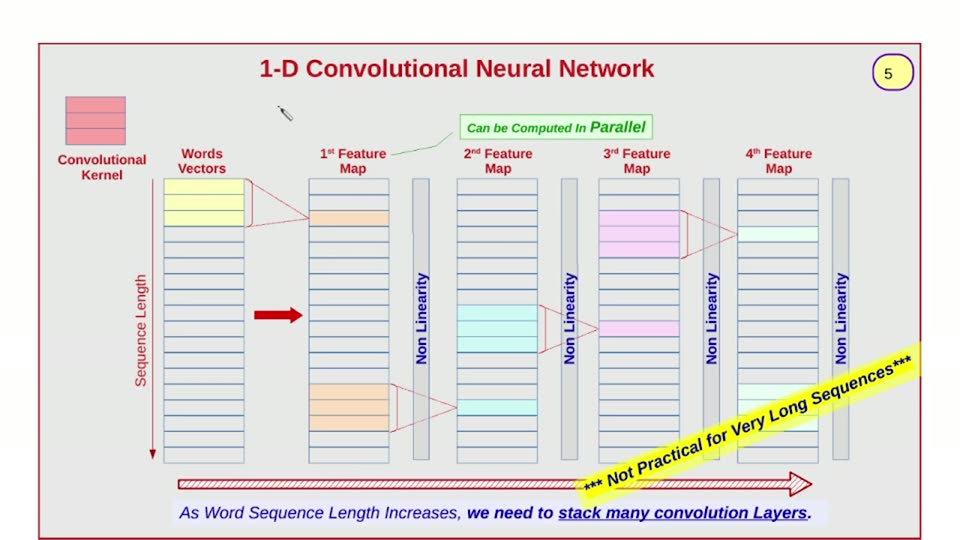
#> input picture videos/deep-learning/001_transformers_part1/unique_slides/slide_005.jpg, 960 x 540 px, found by its file name
$ python m10_edges.py
#> lines starting #> are read from the running program, lines starting #| are printed output that depends on the picture; after the words box and inside, x2 and y2 are one past the last pixel; in counts of white or black regions, pixels touching at a corner belong together; pictures that were not available may be replaced by others from this repository, and a replacement may not be noted
# m10 (slide005): directed edge scans for the two orange bands using the alpha-fit
# tint map (windowed fraction), plus my frame's own yellow-band mask vs 017's rects.
from PIL import Image
import numpy as np

myI = Image.open('/home/ahmed/Projects/ai_llm_slides/videos/deep-learning/002_transformers_part2/unique_slides/slide_005.jpg').convert('RGB')
#> myI is the input picture: PIL image 960x540 RGB; mean R, G, B 227.2, 225, 222.2
wI = Image.open('/home/ahmed/Projects/ai_llm_slides/videos/deep-learning/002_transformers_part2/scratch/slide005/warped_001_018.png')
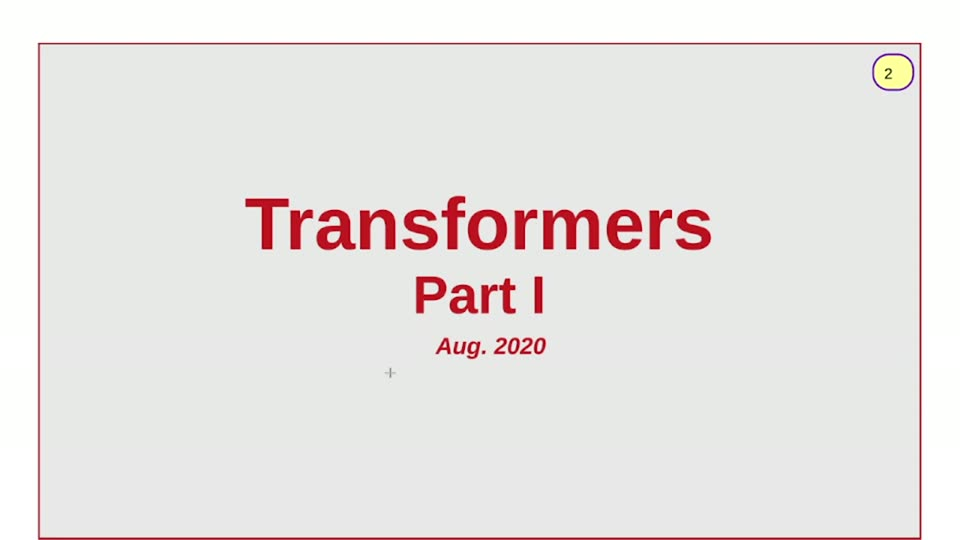
#> input picture videos/deep-learning/001_transformers_part1/unique_slides/slide_002.jpg, 960 x 540 px, given in place of warped_001_018.png, which was not available
#> wI is the input picture: PIL image 960x540 RGB; mean R, G, B 232.8, 228.9, 227.2
my = np.asarray(myI).astype(np.float32)
w = np.asarray(wI).astype(np.float32)

ORANGE = np.array([237, 125, 49], np.float32)
d = ORANGE - w
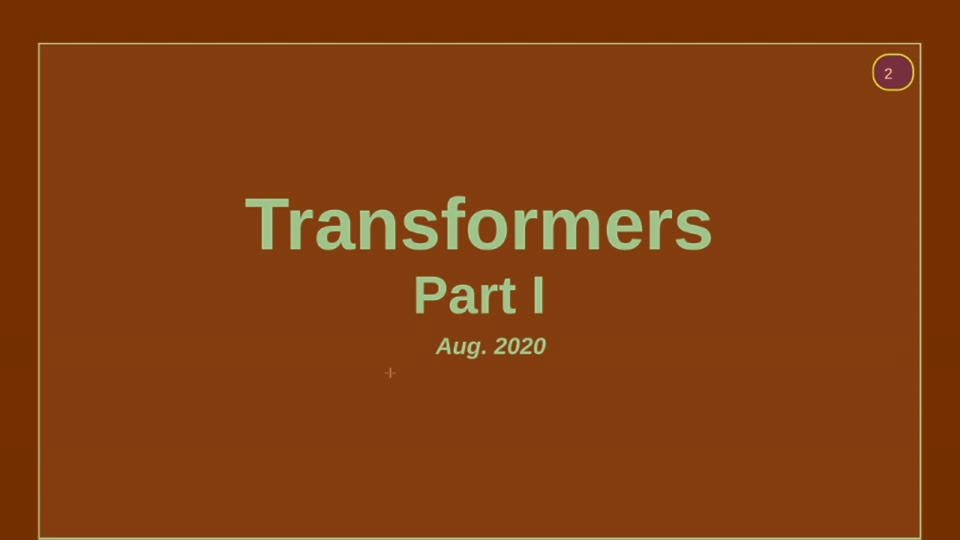
#> d: shape (540, 960, 3) float32; mean R, G, B 4.2, -104, -178.3; drawn with min black and max white
den = (d * d).sum(axis=2) + 1e-6
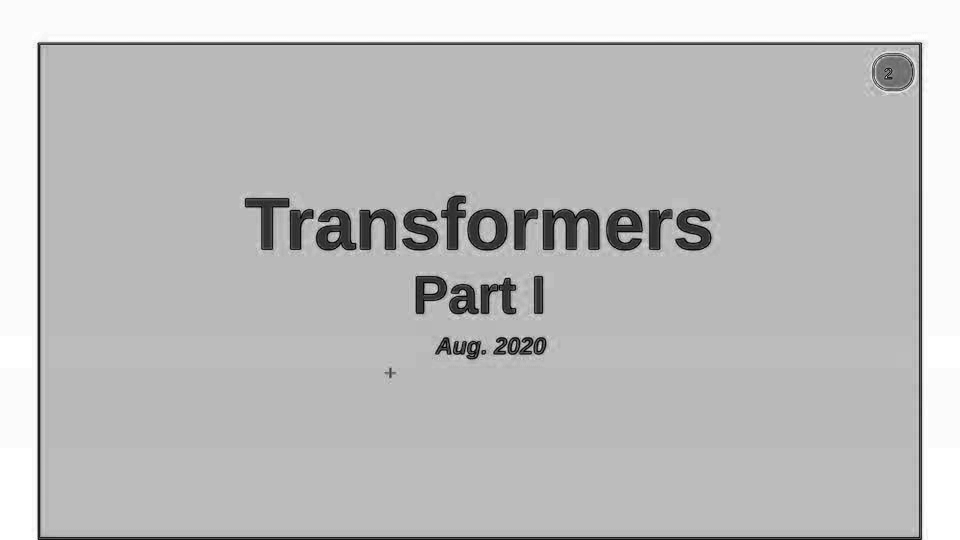
#> den: shape (540, 960) float32; min 3533, max 59660, mean 45364.1; drawn with min black and max white
a = np.clip(((my - w) * d).sum(axis=2) / den, 0, 1)
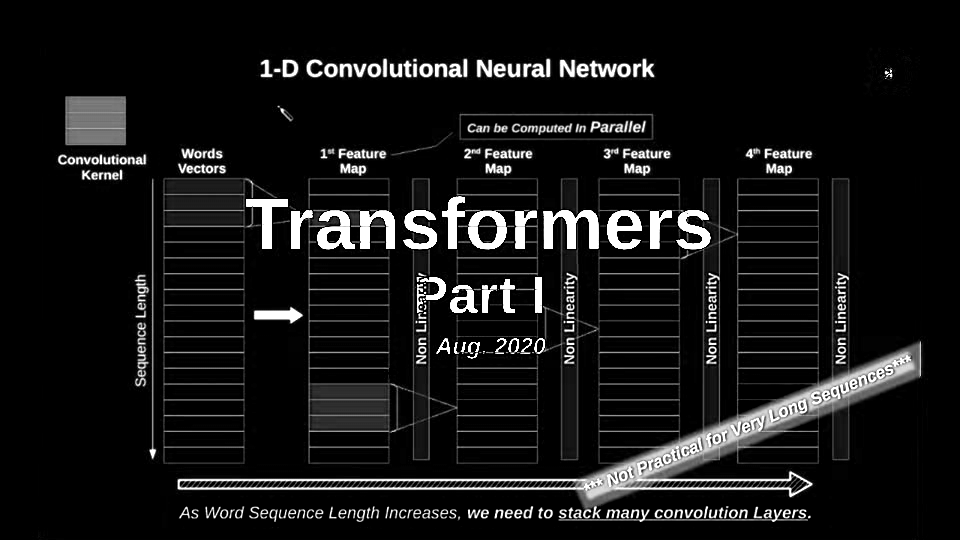
#> a: shape (540, 960) float32; min 0, max 1, mean 0.0839
res = np.abs(w + a[..., None] * d - my).max(axis=2)
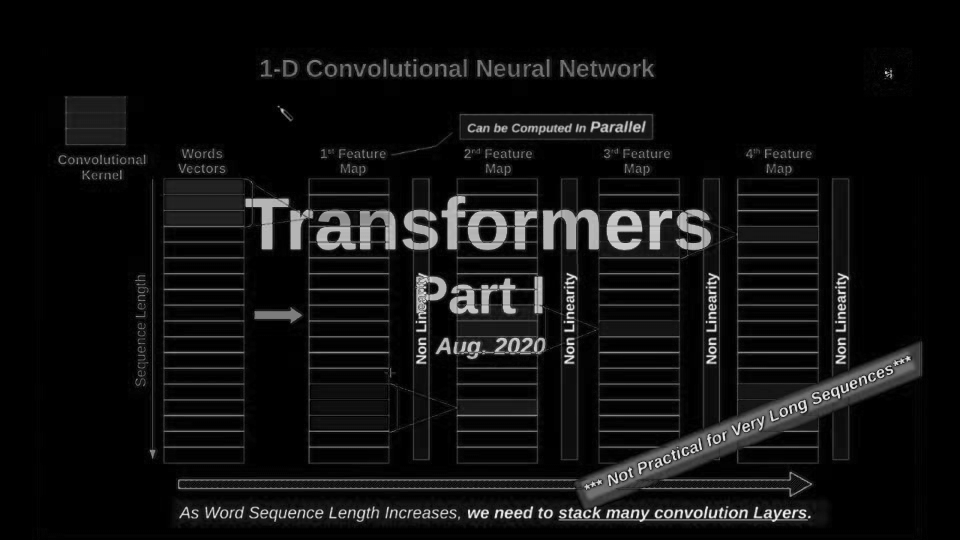
#> res: shape (540, 960) float32; min 0, max 237, mean 16.4
tint = (res < 26) & (a > 0.42) & (a < 0.88)
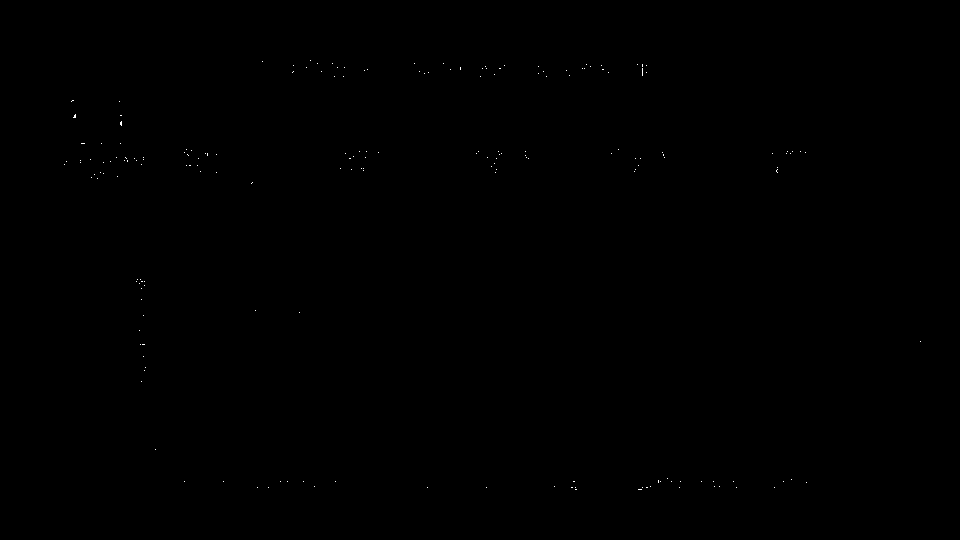
#> tint: shape (540, 960) bool; 0.05% white in thin lines or dots, all inside (x1, y1, x2, y2) = (64, 60, 921, 490)

def to_build_x(fx): return (fx - 18.0787) / 0.961084
def to_build_y(fy): return (fy - 0.4700) / 0.957187
def to_frame_x(bx): return 18.0787 + 0.961084 * bx
def to_frame_y(by): return 0.4700 + 0.957187 * by

def frac(fx, fy, rad=3):
    x0, x1 = int(fx - rad), int(fx + rad + 1)
    y0, y1 = int(fy - rad), int(fy + rad + 1)
    return tint[y0:y1, x0:x1].mean()

def scan_axis(fixed, lo, hi, axis, name, thresh=0.5):
    """find first/last position where tint fraction > thresh"""
    hits = []
    for t in range(lo, hi):
        fx, fy = (t, fixed) if axis == 'x' else (fixed, t)
        if frac(fx, fy) > thresh:
            hits.append(t)
    if not hits:
        print(f'  {name}: NO tint above {thresh}')
        return
    print(f'  {name}: tint frames {hits[0]}..{hits[-1]}  build {to_build_x(hits[0]) if axis=="x" else to_build_y(hits[0]):.1f}..{to_build_x(hits[-1]) if axis=="x" else to_build_y(hits[-1]):.1f}')

print('== band b edges ==')
for by in (365, 380, 395):
    scan_axis(int(to_frame_y(by)), 500, 620, 'x', f'b_left  y={by}')
for bx in (600, 650, 700):
    scan_axis(int(to_frame_x(bx)), 310, 370, 'y', f'b_top   x={bx}')
    scan_axis(int(to_frame_x(bx)), 390, 430, 'y', f'b_bot   x={bx}')
for by in (365, 385):
    scan_axis(int(to_frame_y(by)), 700, 760, 'x', f'b_right y={by}')

print('== band c edges ==')
for by in (285, 300):
    scan_axis(int(to_frame_y(by)), 840, 910, 'x', f'c_right y={by}')
    scan_axis(int(to_frame_y(by)), 720, 770, 'x', f'c_left  y={by}')
for bx in (770, 800, 830, 860):
    scan_axis(int(to_frame_x(bx)), 240, 290, 'y', f'c_top   x={bx}')
    scan_axis(int(to_frame_x(bx)), 390, 440, 'y', f'c_bot   x={bx}')

# my frame's own yellow-band mask (bright yellow pixels)
yel = (my[..., 0] > 200) & (my[..., 1] > 200) & (my[..., 2] < 150)
#> yel: shape (540, 960) bool; 1.7% white; 43 white regions (41 under 20 px), largest, box (x1, y1, x2, y2) and area: (574, 344, 920, 508) 8513, (921, 344, 922, 375) 31
inner = np.zeros(yel.shape, bool); inner[50:512, 64:896] = True
yel &= inner
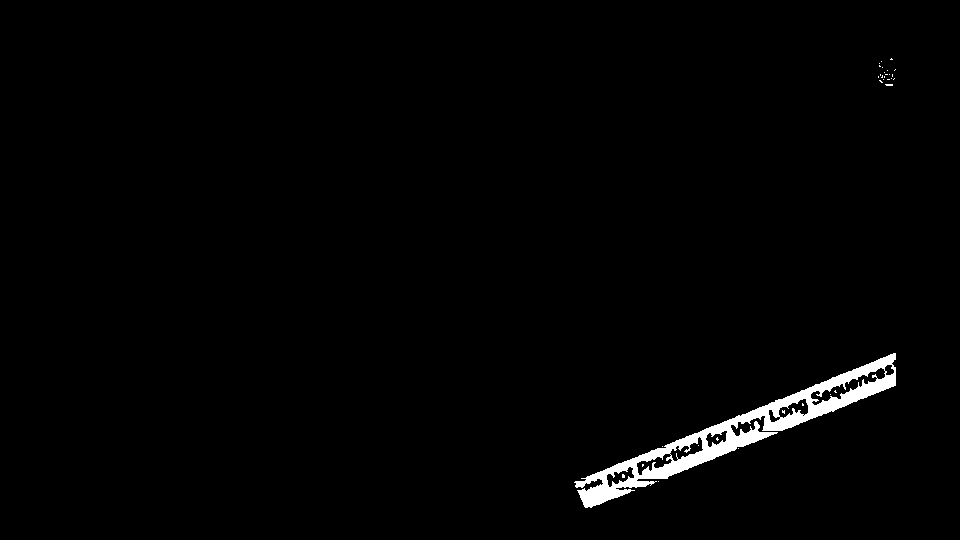
#> yel: shape (540, 960) bool; 1.5% white; 33 white regions (32 under 20 px), largest, box (x1, y1, x2, y2) and area: (574, 353, 896, 508) 7806
print('== my-frame yellow mask: rows with >20px ==')
rows = np.where(yel.sum(axis=1) > 20)[0]
#> rows = 141 values from 362 to 502
if len(rows):
    # group into runs
    runs = []
    s = rows[0]; p = rows[0]
#> after `s = rows[0]`: s = 362
#> after `p = rows[0]`: p = 362
    for r in rows[1:]:
        if r - p > 4:
            runs.append((s, p)); s = r
        p = r
#> this loop made 140 passes
#> after the loop, runs = []
    runs.append((s, p))
    for (r0, r1) in runs:
        cols = np.where(yel[r0:r1 + 1].sum(axis=0) > 2)[0]
        print(f'  y {r0}..{r1} (build {to_build_y(r0):.0f}..{to_build_y(r1):.0f})  x {cols.min()}..{cols.max()} (build {to_build_x(cols.min()):.0f}..{to_build_x(cols.max()):.0f})')
#> this loop made 1 pass
#> (r0, r1) on pass 1: (362, 502)
#|   y 362..502 (build 378..524)  x 575..895 (build 579..912)
